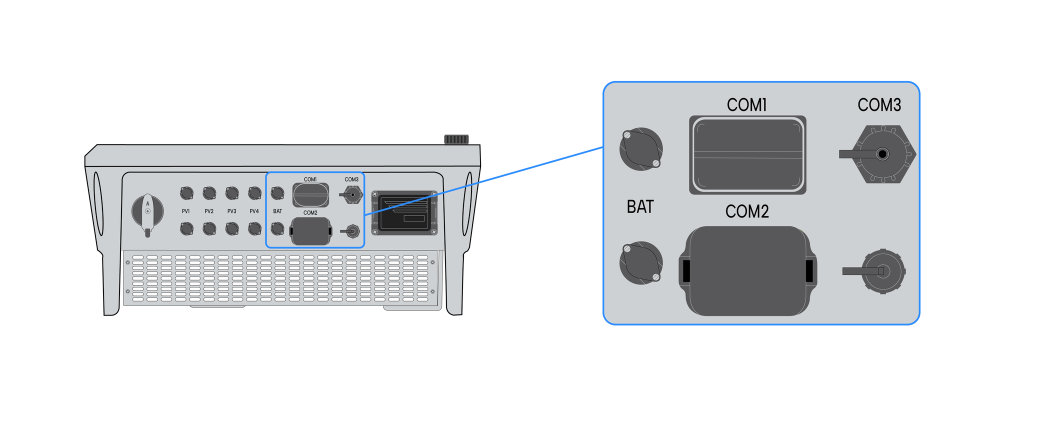
#> input picture design-preview/home-assets/inverter-settings/setup/battery-20kw-lcd.png, 2084 x 851 px (shown at 1/2 size)
$ python -i make-initialization-illustrations-transparent.py   (imports and definitions only)
#> lines starting #> are read from the running program, lines starting #| are printed output that depends on the picture; after the words box and inside, x2 and y2 are one past the last pixel; in counts of white or black regions, pixels touching at a corner belong together
from pathlib import Path

from PIL import Image, ImageDraw


ROOT = Path(__file__).resolve().parents[1] / "home-assets" / "inverter-settings" / "setup"
MAX_SIZE = (2084, 851)


def remove_connected_white_background(source: Path) -> Path:
    image = Image.open(source).convert("RGB")
    image.thumbnail(MAX_SIZE, Image.Resampling.LANCZOS)

    background = Image.new("L", image.size, 0)
#> background: PIL image 2084x851 L; every value is 0
    source_pixels = image.load()
    mask_pixels = background.load()
    for y in range(image.height):
        for x in range(image.width):
            red, green, blue = source_pixels[x, y]
            if min(red, green, blue) >= 246 and max(red, green, blue) - min(red, green, blue) <= 6:
                mask_pixels[x, y] = 255

    ImageDraw.floodfill(background, (0, 0), 128, thresh=0)
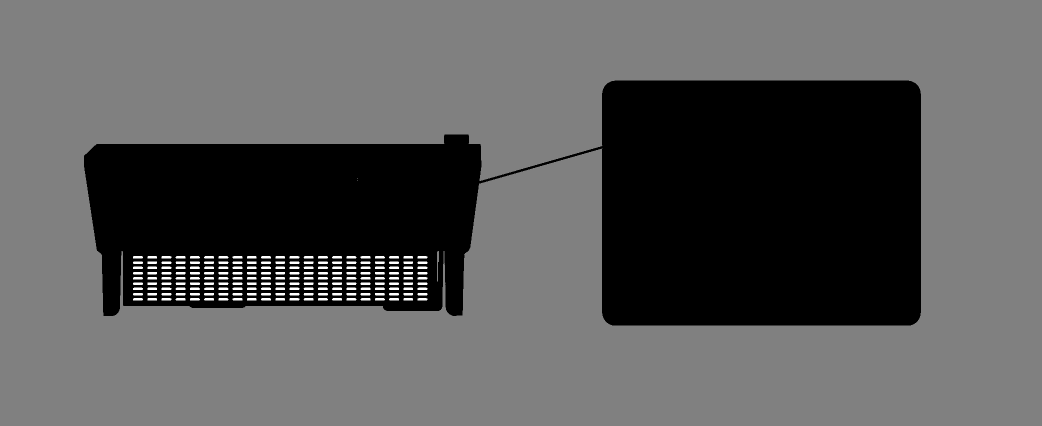
#> background: PIL image 2084x851 L (shown at 1/2 size); min 0, max 255, mean 90.1
    alpha = background.point(lambda value: 0 if value == 128 else 255)
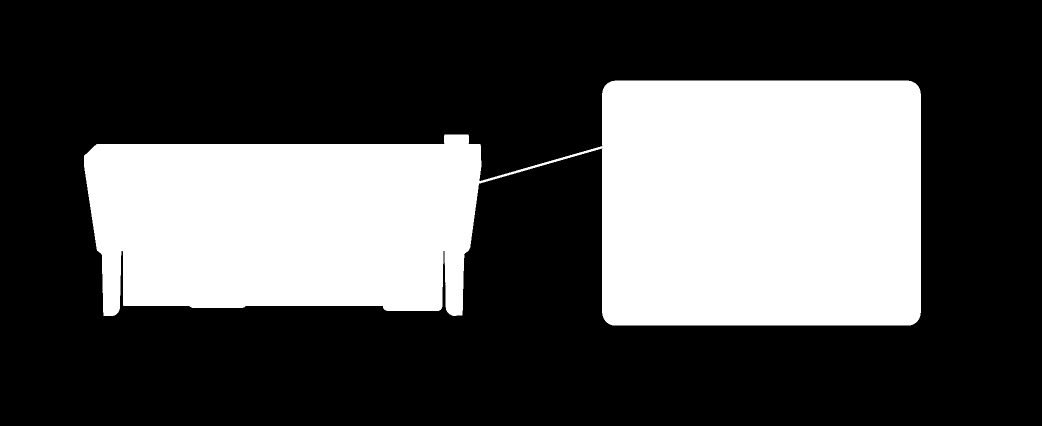
#> alpha: PIL image 2084x851 L (shown at 1/2 size); 31.6% white; 1 white region, box (x1, y1, x2, y2) and area: (168, 161, 1842, 651) 560995

    output = image.convert("RGBA")
    output.putalpha(alpha)
#> output is the input picture: PIL image 2084x851 RGBA; mean R, G, B, A 227.5, 228.9, 230.4, 80.7
#> (the run stopped early here; a loop or call above may not have finished)
